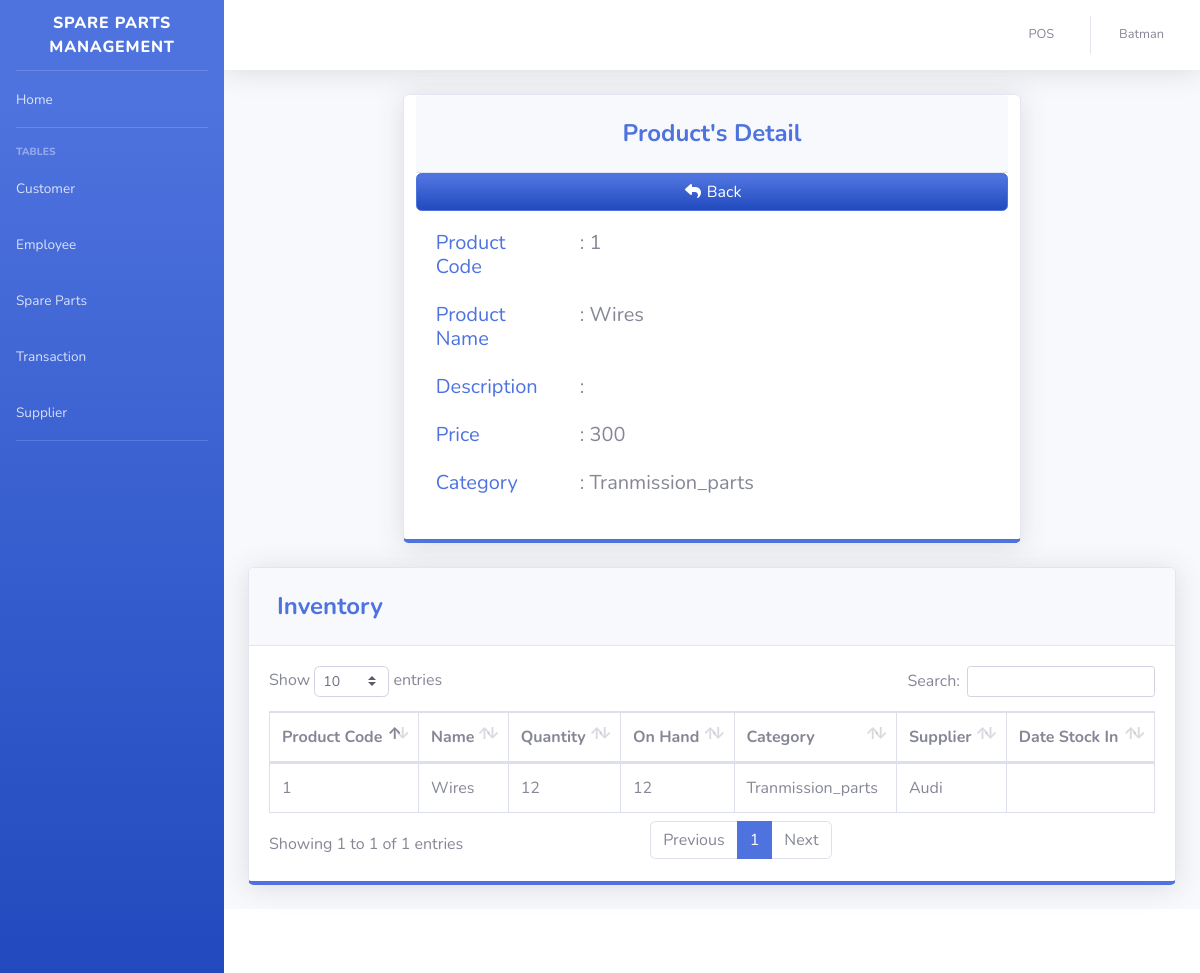
/pages/pro_searchfrm.php?id=1 (signed in), run on the app's committed database.
### tables this page shows
CREATE TABLE `product` (
  `PRODUCT_ID` int(11) NOT NULL,
  `PRODUCT_CODE` varchar(20) NOT NULL,
  `NAME` varchar(50) DEFAULT NULL,
  `DESCRIPTION` varchar(250) NOT NULL,
  `QTY_STOCK` int(50) DEFAULT NULL,
  `ON_HAND` int(250) NOT NULL,
  `PRICE` int(50) DEFAULT NULL,
  `CATEGORY_ID` int(11) DEFAULT NULL,
  `SUPPLIER_ID` int(11) DEFAULT NULL,
  `DATE_STOCK_IN` varchar(50) NOT NULL
);

CREATE TABLE `category` (
  `CATEGORY_ID` int(11) NOT NULL,
  `CNAME` varchar(50) DEFAULT NULL
);

CREATE TABLE `supplier` (
  `SUPPLIER_ID` int(11) NOT NULL,
  `COMPANY_NAME` varchar(50) DEFAULT NULL,
  `LOCATION_ID` int(11) NOT NULL,
  `PHONE_NUMBER` varchar(11) DEFAULT NULL
);

### pages/pro_searchfrm.php (the view, shortened to what this page needs)
<?php
include'../includes/connection.php';
include'../includes/sidebar.php';
?>
          <center><div class="card shadow mb-4 col-xs-12 col-md-8 border-bottom-primary">
            <div class="card-header py-3">
              <h4 class="m-2 font-weight-bold text-primary">Product's Detail</h4>
            </div>
            <a href="product.php?action=add" type="button" class="btn btn-primary bg-gradient-primary btn-block"> <i class="fas fa-flip-horizontal fa-fw fa-share"></i> Back</a>
            <div class="card-body">
          <?php
            $query = 'SELECT PRODUCT_ID, PRODUCT_CODE, NAME,DESCRIPTION, COUNT(`QTY_STOCK`) AS "QTY_STOCK", COUNT(`ON_HAND`) AS "ON_HAND",PRICE, c.CNAME FROM product p join category c on p.CATEGORY_ID=c.CATEGORY_ID WHERE PRODUCT_CODE ='.$_GET['id'];
            $result = mysqli_query($db, $query) or die(mysqli_error($db));
              while($row = mysqli_fetch_array($result))
              {
                $zzz= $row['PRODUCT_CODE'];
                $i= $row['NAME'];
                $a=$row['DESCRIPTION'];
                $c=$row['PRICE'];
                $d=$row['CNAME'];
              }
          ?>
                  <div class="form-group row text-left">
                      <div class="col-sm-3 text-primary">
                        <h5>
                          Product Code<br>
                        </h5>
                      </div>
                      <div class="col-sm-9">
                        <h5>
                          : <?php echo $zzz; ?><br>
                        </h5>
                      </div>
                    </div>
                    <div class="form-group row text-left">
                      <div class="col-sm-3 text-primary">
                        <h5>
                          Product Name<br>
                        </h5>
                      </div>
                      <div class="col-sm-9">
                        <h5>
                          : <?php echo $i; ?> <br>
                        </h5>
                      </div>
                    </div>
                  <div class="form-group row text-left">
                      <div class="col-sm-3 text-primary">
                        <h5>
                          Description<br>
                        </h5>
                      </div>
                      <div class="col-sm-9">
                        <h5>
                          : <?php echo $a; ?><br>
                        </h5>
                      </div>
                    </div>
                  <div class="form-group row text-left">
                      <div class="col-sm-3 text-primary">
                        <h5>
                          Price<br>
                        </h5>
                      </div>
                      <div class="col-sm-9">
                        <h5>
                          : <?php echo $c; ?><br>
                        </h5>
                      </div>
                    </div>
                  <div class="form-group row text-left">
                      <div class="col-sm-3 text-primary">
                        <h5>
                          Category<br>
                        </h5>
                      </div>
                      <div class="col-sm-9">
                        <h5>
                          : <?php echo $d; ?><br>
                        </h5>
                      </div>
                    </div>
                </div>
          </div></center>
          <div class="card shadow mb-4 col-xs-12 col-md-15 border-bottom-primary">
            <div class="card-header py-3">
              <h4 class="m-2 font-weight-bold text-primary">Inventory</h4>
            </div>
            <div class="card-body">
              <div class="table-responsive">
                <table class="table table-bordered" id="dataTable" width="100%" cellspacing="0">
               <thead>
                   <tr>
                     <th>Product Code</th>
                     <th>Name</th>
                     <th>Quantity</th>
                     <th>On Hand</th>
                     <th>Category</th>
                     <th>Supplier</th>
                     <th>Date Stock In</th>
                   </tr>
               </thead>
          <tbody>
<?php
    $query = 'SELECT PRODUCT_ID, PRODUCT_CODE, NAME, COUNT("QTY_STOCK") AS QTY_STOCK, COUNT("ON_HAND") AS ON_HAND, CNAME, COMPANY_NAME, p.SUPPLIER_ID, DATE_STOCK_IN FROM product p join category c on p.CATEGORY_ID=c.CATEGORY_ID JOIN supplier s ON p.SUPPLIER_ID=s.SUPPLIER_ID where PRODUCT_CODE ='.$zzz.' GROUP BY `SUPPLIER_ID`, `DATE_STOCK_IN`';
        $result = mysqli_query($db, $query) or die (mysqli_error($db));
            while ($row = mysqli_fetch_assoc($result)) {
                echo '<tr>';
                echo '<td>'. $row['PRODUCT_CODE'].'</td>';
                echo '<td>'. $row['NAME'].'</td>';
                echo '<td>'. $row['QTY_STOCK'].'</td>';
                echo '<td>'. $row['ON_HAND'].'</td>';
                echo '<td>'. $row['CNAME'].'</td>';
                echo '<td>'. $row['COMPANY_NAME'].'</td>';
                echo '<td>'. $row['DATE_STOCK_IN'].'</td>';
                echo '</tr> ';
                        }
?>
                                </tbody>
                            </table>
                        </div>
                    </div>
                  </div>
<?php
include'../includes/footer.php';
?>

### data on the page
product: PRODUCT_CODE "1", NAME "Wires", PRICE "300", CATEGORY_ID.CNAME "Tranmission_parts", QTY_STOCK "12", ON_HAND "12", SUPPLIER_ID.COMPANY_NAME "Audi"

### other printed values
$_SESSION['FIRST_NAME'] "Batman"
